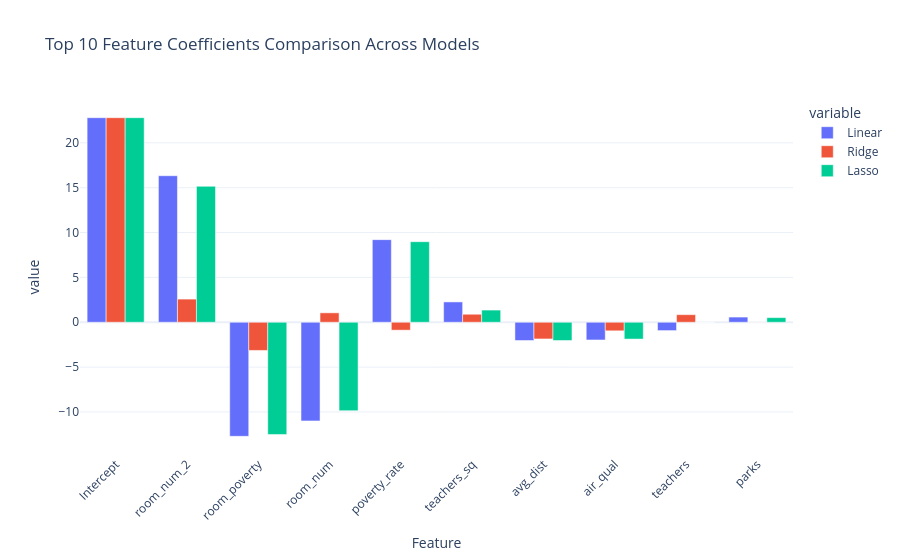

Notebook code for this chart:
### Markdown cell above
## <mark>Explanation</mark>

This visualization was created to compare the top 10 most important feature coefficients across the Linear (Baseline), Ridge, and Lasso models.

We identified the most influential features based on their absolute coefficient values.

We then compared how each model (Linear, Ridge, and Lasso) assigns weights to these important features.

This helped us understand how regularization affects feature importance, and how Lasso can reduce or eliminate less important features while Ridge shrinks coefficients more smoothly.

### Code cell
coef_df = pd.DataFrame({
    "Feature": ["Intercept"] + list(X_train.columns),
    "Linear": ml_model.B,
    "Ridge": ridge_model.B,
    "Lasso": lasso_model.B
})
top_k = 10

coef_df["importance"] = coef_df["Linear"].abs()
top_features = coef_df.sort_values("importance", ascending=False).head(top_k)
top_features = top_features.drop(columns=["importance"])
import plotly.express as px

fig = px.bar(
    top_features,
    x="Feature",
    y=["Linear", "Ridge", "Lasso"],
    barmode="group",
    title="Top 10 Feature Coefficients Comparison Across Models"
)

fig.update_layout(
    xaxis_tickangle=-45,
    template="plotly_white"
)

fig.show()

### Figure 1 — Plotly figure (JSON) as saved in the notebook; plotly's stock layout.template omitted (floating-point values rounded to 4 significant figures)
{"data": [{"alignmentgroup": "True", "hovertemplate": "variable=Linear<br>Feature=%{x}<br>value=%{y}<extra></extra>", "legendgroup": "Linear", "marker": {"color": "#636efa", "pattern": {"shape": ""}}, "name": "Linear", "offsetgroup": "Linear", "orientation": "v", "showlegend": true, "textposition": "auto", "type": "bar", "x": ["Intercept", "room_num_2", "room_poverty", "room_num", "poverty_rate", "teachers_sq", "avg_dist", "air_qual", "teachers", "parks"], "xaxis": "x", "y": [22.8, 16.33, -12.71, -11.0, 9.209, 2.265, -2.034, -1.974, -0.9286, 0.5783], "yaxis": "y"}, {"alignmentgroup": "True", "hovertemplate": "variable=Ridge<br>Feature=%{x}<br>value=%{y}<extra></extra>", "legendgroup": "Ridge", "marker": {"color": "#EF553B", "pattern": {"shape": ""}}, "name": "Ridge", "offsetgroup": "Ridge", "orientation": "v", "showlegend": true, "textposition": "auto", "type": "bar", "x": ["Intercept", "room_num_2", "room_poverty", "room_num", "poverty_rate", "teachers_sq", "avg_dist", "air_qual", "teachers", "parks"], "xaxis": "x", "y": [22.8, 2.581, -3.143, 1.05, -0.8813, 0.8936, -1.861, -0.9544, 0.8469, -0.01311], "yaxis": "y"}, {"alignmentgroup": "True", "hovertemplate": "variable=Lasso<br>Feature=%{x}<br>value=%{y}<extra></extra>", "legendgroup": "Lasso", "marker": {"color": "#00cc96", "pattern": {"shape": ""}}, "name": "Lasso", "offsetgroup": "Lasso", "orientation": "v", "showlegend": true, "textposition": "auto", "type": "bar", "x": ["Intercept", "room_num_2", "room_poverty", "room_num", "poverty_rate", "teachers_sq", "avg_dist", "air_qual", "teachers", "parks"], "xaxis": "x", "y": [22.8, 15.16, -12.51, -9.857, 8.979, 1.358, -2.033, -1.874, 6.909e-05, 0.5149], "yaxis": "y"}], "layout": {"barmode": "group", "legend": {"title": {"text": "variable"}, "tracegroupgap": 0}, "title": {"text": "Top 10 Feature Coefficients Comparison Across Models"}, "xaxis": {"anchor": "y", "domain": [0, 1], "tickangle": -45, "title": {"text": "Feature"}}, "yaxis": {"anchor": "x", "domain": [0, 1], "title": {"text": "value"}}}}
